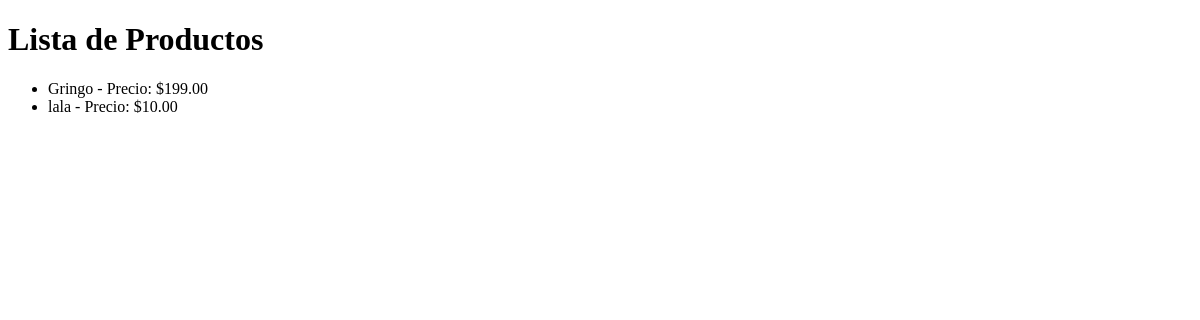
The app's page /, older data.
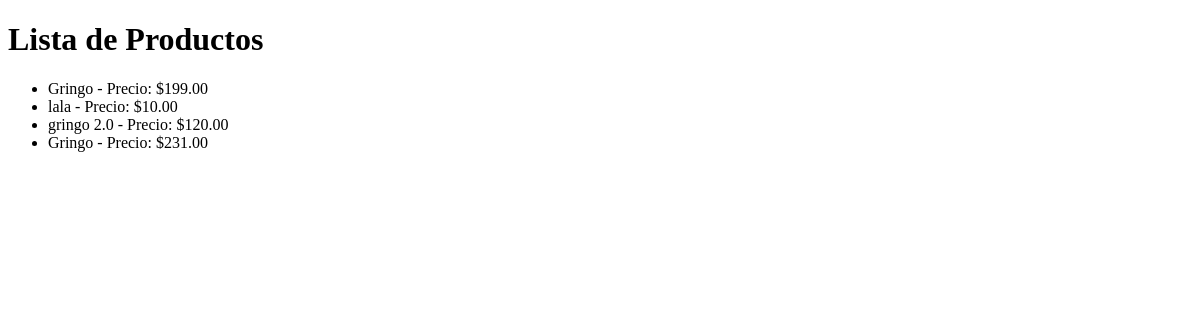
The same page, newer data.
### app/models.py (models this page shows, shortened)
class Producto(models.Model):
    nombre = models.CharField(max_length=200)
    descripcion = models.TextField()
    precio = models.DecimalField(max_digits=5, decimal_places=2)
    stock = models.IntegerField()
    fecha_creacion = models.DateTimeField(auto_now_add=True)
    categoria = models.ForeignKey(Categoria, on_delete=models.CASCADE)

### app/views.py (the view)
# urls.py: path('', home , name="home"),
def home(request):
    productos = Producto.objects.all()
    context = {'productos': productos}
    return render(request, 'app/home.html', context)

### app/templates/app/home.html (shortened to what this page needs)
<!DOCTYPE html>
<html>
<head>
</head>
<body>
    <h1>Lista de Productos</h1>
    <ul>
        {% for producto in productos %}
            <li>{{ producto.nombre }} - Precio: ${{ producto.precio }}</li>
        {% endfor %}
    </ul>
</body>
</html>

Row changes from the older to the newer data that the page shows:
added Producto: nombre "gringo 2.0", precio "120.00"
added Producto: nombre "Gringo", precio "231.00"
